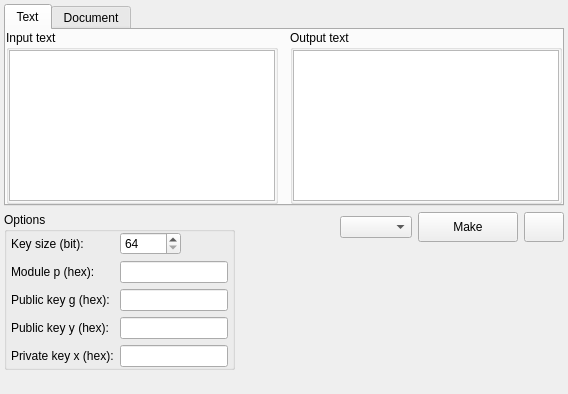
<?xml version="1.0" encoding="UTF-8"?>
<ui version="4.0">
 <class>Elgamal</class>
 <widget class="QWidget" name="Elgamal">
  <property name="geometry">
   <rect>
    <x>0</x>
    <y>0</y>
    <width>568</width>
    <height>394</height>
   </rect>
  </property>
  <property name="windowTitle">
   <string>Form</string>
  </property>
  <layout class="QVBoxLayout" name="verticalLayout_6">
   <property name="leftMargin">
    <number>4</number>
   </property>
   <property name="topMargin">
    <number>4</number>
   </property>
   <property name="rightMargin">
    <number>4</number>
   </property>
   <property name="bottomMargin">
    <number>4</number>
   </property>
   <item>
    <widget class="QTabWidget" name="tab_widget">
     <property name="maximumSize">
      <size>
       <width>16777215</width>
       <height>400</height>
      </size>
     </property>
     <property name="currentIndex">
      <number>0</number>
     </property>
     <widget class="QWidget" name="tab_text">
      <attribute name="title">
       <string>Text</string>
      </attribute>
      <layout class="QHBoxLayout" name="horizontalLayout">
       <property name="spacing">
        <number>12</number>
       </property>
       <property name="leftMargin">
        <number>0</number>
       </property>
       <property name="topMargin">
        <number>0</number>
       </property>
       <property name="rightMargin">
        <number>0</number>
       </property>
       <property name="bottomMargin">
        <number>0</number>
       </property>
       <item>
        <widget class="QGroupBox" name="group_box_input">
         <property name="title">
          <string>Input text</string>
         </property>
         <layout class="QVBoxLayout" name="verticalLayout">
          <property name="leftMargin">
           <number>0</number>
          </property>
          <property name="topMargin">
           <number>0</number>
          </property>
          <property name="rightMargin">
           <number>0</number>
          </property>
          <property name="bottomMargin">
           <number>0</number>
          </property>
          <item>
           <widget class="QTextEdit" name="text_edit_input"/>
          </item>
         </layout>
        </widget>
       </item>
       <item>
        <widget class="QGroupBox" name="group_box_output">
         <property name="title">
          <string>Output text</string>
         </property>
         <layout class="QVBoxLayout" name="verticalLayout_2">
          <property name="leftMargin">
           <number>0</number>
          </property>
          <property name="topMargin">
           <number>0</number>
          </property>
          <property name="rightMargin">
           <number>0</number>
          </property>
          <property name="bottomMargin">
           <number>0</number>
          </property>
          <item>
           <widget class="QTextEdit" name="text_edit_output">
            <property name="readOnly">
             <bool>true</bool>
            </property>
           </widget>
          </item>
         </layout>
        </widget>
       </item>
      </layout>
     </widget>
     <widget class="QWidget" name="tab_document">
      <attribute name="title">
       <string>Document</string>
      </attribute>
     </widget>
    </widget>
   </item>
   <item>
    <layout class="QHBoxLayout" name="horizontal_layout_1">
     <item>
      <layout class="QVBoxLayout" name="vertical_layout_2">
       <item>
        <widget class="QGroupBox" name="group_box_options">
         <property name="maximumSize">
          <size>
           <width>400</width>
           <height>16777215</height>
          </size>
         </property>
         <property name="title">
          <string>Options</string>
         </property>
         <layout class="QVBoxLayout" name="verticalLayout_3">
          <property name="leftMargin">
           <number>0</number>
          </property>
          <property name="topMargin">
           <number>0</number>
          </property>
          <property name="rightMargin">
           <number>0</number>
          </property>
          <property name="bottomMargin">
           <number>0</number>
          </property>
          <item>
           <layout class="QFormLayout" name="form_layout_options">
            <property name="fieldGrowthPolicy">
             <enum>QFormLayout::ExpandingFieldsGrow</enum>
            </property>
            <property name="leftMargin">
             <number>4</number>
            </property>
            <property name="rightMargin">
             <number>4</number>
            </property>
            <item row="0" column="0">
             <widget class="QLabel" name="label_key_size">
              <property name="text">
               <string>Key size (bit):</string>
              </property>
             </widget>
            </item>
            <item row="0" column="1">
             <widget class="QSpinBox" name="spin_box_key_size">
              <property name="minimum">
               <number>64</number>
              </property>
              <property name="maximum">
               <number>99999</number>
              </property>
             </widget>
            </item>
            <item row="1" column="0">
             <widget class="QLabel" name="label_module_p">
              <property name="text">
               <string>Module p (hex):</string>
              </property>
             </widget>
            </item>
            <item row="1" column="1">
             <widget class="QLineEdit" name="line_edit_module_p"/>
            </item>
            <item row="2" column="0">
             <widget class="QLabel" name="label_public_key_g">
              <property name="text">
               <string>Public key g (hex):</string>
              </property>
             </widget>
            </item>
            <item row="2" column="1">
             <widget class="QLineEdit" name="line_edit_public_key_g"/>
            </item>
            <item row="3" column="0">
             <widget class="QLabel" name="label_public_key_y">
              <property name="text">
               <string>Public key y (hex):</string>
              </property>
             </widget>
            </item>
            <item row="3" column="1">
             <widget class="QLineEdit" name="line_edit_public_key_y"/>
            </item>
            <item row="4" column="0">
             <widget class="QLabel" name="label_private_key_x">
              <property name="text">
               <string>Private key x (hex):</string>
              </property>
             </widget>
            </item>
            <item row="4" column="1">
             <widget class="QLineEdit" name="line_edit_private_key_x"/>
            </item>
           </layout>
          </item>
         </layout>
        </widget>
       </item>
       <item>
        <spacer name="vertical_spacer_2">
         <property name="orientation">
          <enum>Qt::Vertical</enum>
         </property>
         <property name="sizeHint" stdset="0">
          <size>
           <width>20</width>
           <height>0</height>
          </size>
         </property>
        </spacer>
       </item>
      </layout>
     </item>
     <item>
      <spacer name="horizontal_spacer_1">
       <property name="orientation">
        <enum>Qt::Horizontal</enum>
       </property>
       <property name="sizeHint" stdset="0">
        <size>
         <width>40</width>
         <height>20</height>
        </size>
       </property>
      </spacer>
     </item>
     <item>
      <layout class="QVBoxLayout" name="vertical_layout_1">
       <item>
        <layout class="QHBoxLayout" name="horizontal_layout_2">
         <item>
          <widget class="QComboBox" name="combo_box_enc_proc"/>
         </item>
         <item>
          <widget class="QPushButton" name="button_make">
           <property name="minimumSize">
            <size>
             <width>100</width>
             <height>30</height>
            </size>
           </property>
           <property name="maximumSize">
            <size>
             <width>16777215</width>
             <height>16777215</height>
            </size>
           </property>
           <property name="text">
            <string>Make</string>
           </property>
          </widget>
         </item>
         <item>
          <widget class="QPushButton" name="button_options">
           <property name="minimumSize">
            <size>
             <width>0</width>
             <height>30</height>
            </size>
           </property>
           <property name="text">
            <string/>
           </property>
          </widget>
         </item>
        </layout>
       </item>
       <item>
        <spacer name="vertical_spacer_1">
         <property name="orientation">
          <enum>Qt::Vertical</enum>
         </property>
         <property name="sizeHint" stdset="0">
          <size>
           <width>20</width>
           <height>40</height>
          </size>
         </property>
        </spacer>
       </item>
      </layout>
     </item>
    </layout>
   </item>
   <item>
    <spacer name="vertical_spacer_3">
     <property name="orientation">
      <enum>Qt::Vertical</enum>
     </property>
     <property name="sizeHint" stdset="0">
      <size>
       <width>20</width>
       <height>63</height>
      </size>
     </property>
    </spacer>
   </item>
  </layout>
 </widget>
 <resources/>
 <connections/>
</ui>
